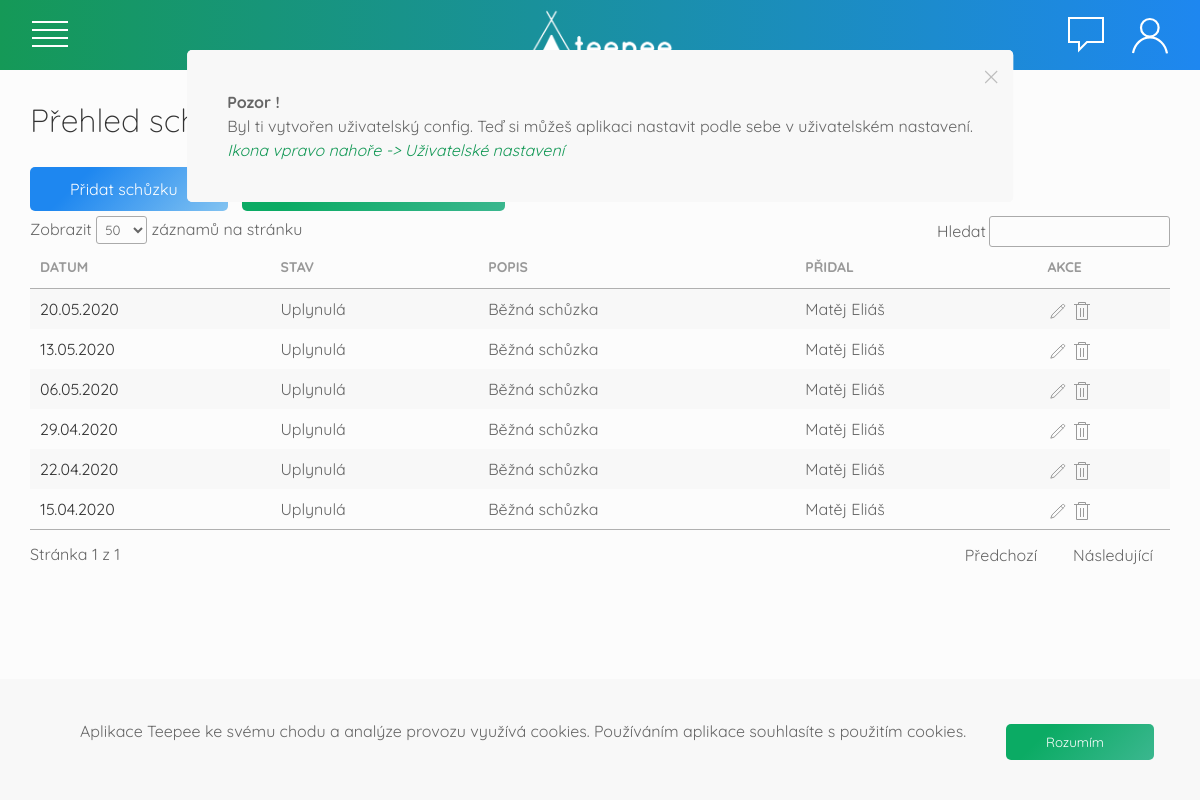
The page /schuzky (signed in) on the database its author committed.
### tables this page shows
CREATE TABLE `schuzka` (
  `id_schuzky` int(11) NOT NULL,
  `datum` datetime NOT NULL,
  `popis` text,
  `pridal` int(11) DEFAULT NULL
);

CREATE TABLE `vedouci` (
  `id_vedouciho` int(11) NOT NULL,
  `jmeno` varchar(150) NOT NULL,
  `prezdivka` varchar(45) DEFAULT NULL,
  `prijmeni` varchar(150) NOT NULL,
  `datum_narozeni` date NOT NULL,
  `email` varchar(150) NOT NULL,
  `tel` varchar(17) NOT NULL,
  `login` varchar(50) NOT NULL,
  `heslo` text NOT NULL,
  `posledni_prihlaseni` datetime NOT NULL,
  `uroven` int(1) NOT NULL,
  `id_kmenu` int(11) DEFAULT NULL
);

### index.php (called while the page is built, shortened)
<?php
  try{
  $router = new RouterKontroler();
  $router->zpracuj(array($_SERVER["REQUEST_URI"]));
  $router->vypisPohled();
  }
  catch(Exception $e){
    $exception = "
    <h3><b>Ooops!</b> Něco se pokazilo</h3>
    Kód výjimky:<br>".
    $e->getMessage();
    $router->pridejZpravu($exception,"error");
    DB::syslog($exception,"exception",(isset($_SESSION["uzivatel"]->id_vedouciho)) ? $_SESSION["uzivatel"]->id_vedouciho : 0);
    die("<script>window.location.href = '/nastenka';</script>");
  }
 ?>

### model/DB.php (called while the page is built, shortened)
<?php
class DB {
  private static $spojeni;
  private static $nastaveni = array(
		PDO::ATTR_ERRMODE => PDO::ERRMODE_EXCEPTION,
    PDO::ATTR_EMULATE_PREPARES => false,
    PDO::ATTR_DEFAULT_FETCH_MODE => PDO::FETCH_ASSOC
	);
    public static function pripoj($server, $uzivatel, $heslo, $databaze)
    {
	  if (!isset(self::$spojeni))
      {
        $dsn = "mysql:host=$server;dbname=$databaze;charset=utf8";
			 self::$spojeni = new PDO(
				$dsn,
				$uzivatel,
				$heslo,
				self::$nastaveni
       );
	  }
	}
  public static function getVedouci($id){
    $sql = "SELECT * FROM vedouci WHERE id_vedouciho = ?";
    $vedouci = self::$spojeni->prepare($sql);
    $vedouci->execute(array($id));
    return (object) $vedouci->fetch();
  }
  public static function vsechnySchuzky(){
    $sql = "SELECT * FROM schuzka ORDER BY datum DESC";
    $navrat = self::$spojeni->prepare($sql);
    $navrat->execute();
    return $navrat->fetchAll();
  }
}

### kontroler/SchuzkyKontroler.php (called while the page is built, shortened)
<?php
class SchuzkyKontroler extends Kontroler{
  public function zpracuj($parametry){
    if(isset($parametry[0])){
      $parametr = $parametry[0];
    }
    else{
      $parametr = null;
    }
    switch ($parametr) {
      default:
        $this->prehled();
        break;
    }
  }
  private function prehled(){
    $vsechnySchuzky = DB::vsechnySchuzky();
  }
}
 ?>

### kontroler/RouterKontroler.php (called while the page is built, shortened)
<?php
class RouterKontroler extends Kontroler{
  protected $kontroler;
  public function zpracuj($parametry){
    $castiCesty = $this->parseURL($parametry[0]);
    $castNazKont = $this->camelCase(array_shift($castiCesty));
    $tridaKontroleru = $castNazKont . "Kontroler";
    if(file_exists("kontroler/$tridaKontroleru.php"))
      $this->kontroler = new $tridaKontroleru();
    else{
      $this->pridejZpravu("<b>404</b> <br> To, co hledáš, tady není","danger");
      $this->presmeruj("nastenka");
    }
    $this->kontroler->zpracuj($castiCesty);
    $this->kontroler->colorGenerator = new ColorGenerator();
    $this->kontroler->mailManager = new MailManager();
  }
  private function camelCase($text) {
      $text = str_replace("-", " ", $text);
      $text = ucwords($text);
      $text = str_replace(" ", "", $text);
      return $text;
  }
  private function parseURL($url) {
      $parsedURL = parse_url($url);
      $path = $parsedURL["path"];
      $path = ltrim($path,"/");
      $path = trim($path);
      $cutPath = explode("/", $path);
      return $cutPath;
  }
}

### view/schuzky.phtml (the view, shortened to what this page needs)
<div class="uk-width-1-1 uk-padding-small uk-paddin-remove-top uk-padding-remove-bottom">
  <h2>Přehled schůzek</h2>
  <a href="#pridat-schuzku" class="btn-orange" uk-toggle>Přidat schůzku</a>
  <a href="/schuzky/quick" uk-tooltip="Jedním kliknutím přidá běžnou schůzku s datem nejbližší středy" class="btn-green" uk-toggle>Rychlé přidání
  </a>
</div>
<div class="uk-width-1-1 uk-padding-small uk-padding-remove-top uk-margin-remove">
  <div class=" uk-overflow-auto">
    <table class="data-tables uk-table uk-table-striped">
      <thead>
        <tr>
          <th>Datum</th>
          <th>Stav</th>
          <th>Popis</th>
          <th>Přidal</th>
          <th>Akce</th>
        </tr>
      </thead>
      <tbody>
        <?php
        if ($vsechnySchuzky[0] != "Žádné schuzky k vypsání") {
          foreach ($vsechnySchuzky as $schuzka) {
        ?>
            <tr>
              <td>
                <a href="/dochazka/<?= $_SESSION["uzivatel"]->kmen->id_kmenu ?>/<?= $schuzka["id_schuzky"] ?>">
                  <?= date_format(date_create($schuzka["datum"]), "d.m.Y") ?>
                </a>
              </td>
              <td>
                <?php
                if (date_format(date_create($schuzka["datum"]), "Y-m-d") > date_format(date_create(), "Y-m-d")) {
                  echo "Nadcházející";
                } elseif (date_format(date_create($schuzka["datum"]), "Y-m-d") == date_format(date_create(), "Y-m-d")) {
                  echo "<b>Dnešní</b>";
                } else {
                  echo "Uplynulá";
                }
                ?>
              </td>
              <td>
                <?= $schuzka["popis"] ?>
              </td>
              <td>
                <?php
                $vedouci = DB::getVedouci($schuzka["pridal"]);
                echo $vedouci->jmeno . " " . $vedouci->prijmeni;
                ?>
              </td>
              <?php if ($vedouci->id_vedouciho == $_SESSION["uzivatel"]->id_vedouciho || $_SESSION["uzivatel"]->uroven >= SUPERUSER) { ?>
                <td>
                  <a class='uk-link-muted' href='/schuzky/upravit/<?= $schuzka["id_schuzky"] ?>'><span uk-icon="pencil"></span></a>
                  <a class='uk-link-muted' href='/schuzky/smazat/<?= $schuzka["id_schuzky"] ?>' onclick="return confirm('Opravdu chceš smazat tento záznam ?')"><span uk-icon="trash"></span></a>
                </td>
              <?php } else {
              ?>
                <td>
                  <a class='uk-link-muted' href='/schuzky/upravit/<?= $schuzka["id_schuzky"] ?>'><span uk-icon="pencil"></span></a>
                </td>
              <?php } ?>
            </tr>
        <?php
          }
        }
        ?>
      </tbody>
    </table>
  </div>
</div>

### view/css/main.css (style rules this page uses)
:root { --orange:#FFE53B; --blue:#21D4FD; --light-grey: #fcfcfc; --border-size: 1px; --border-color: #f2f2f2; --green:#159957; }
body,html { height: 100%; width:100%; margin:0; padding: 0; font-family: 'Quicksand', sans-serif; background-color: var(--light-grey); }
* { font-family: 'Quicksand', sans-serif; }
h1,h2,h3,h4,.uk-heading-small,.uk-heading-medium { font-family: 'Quicksand', sans-serif; font-weight: lighter; }
a { color:#333; }
.btn-green { background-color: #3bb78f; background-image: linear-gradient(315deg, #3bb78f 0%, #0bab64 74%); padding: 10px 50px 10px 40px; display: inline-block; color:#fff; text-decoration: none; border-radius: 5px; margin: 5px 10px 5px 0px; }
.btn-orange { background-color: #1e87f0; background-image: linear-gradient(315deg,#83c3f1 0%, #1e87f0 74% ); padding: 10px 50px 10px 40px; display: inline-block; color:#fff; text-decoration: none; border-radius: 5px; margin: 5px 10px 5px 0px; }
.btn-orange,.btn-green,.btn-blue { border: none; cursor: pointer; }
em { color:var(--green); }

### rows shown on the page
schuzka: datum "20.05.2020", shows "Uplynulá", popis "Běžná schůzka", pridal.jmeno "Matěj", pridal.prijmeni "Eliáš"
schuzka: datum "13.05.2020", shows "Uplynulá", popis "Běžná schůzka", pridal.jmeno "Matěj", pridal.prijmeni "Eliáš"
schuzka: datum "06.05.2020", shows "Uplynulá", popis "Běžná schůzka", pridal.jmeno "Matěj", pridal.prijmeni "Eliáš"
schuzka: datum "29.04.2020", shows "Uplynulá", popis "Běžná schůzka", pridal.jmeno "Matěj", pridal.prijmeni "Eliáš"
schuzka: datum "22.04.2020", shows "Uplynulá", popis "Běžná schůzka", pridal.jmeno "Matěj", pridal.prijmeni "Eliáš"
schuzka: datum "15.04.2020", shows "Uplynulá", popis "Běžná schůzka", pridal.jmeno "Matěj", pridal.prijmeni "Eliáš"

### other values the page prints
$zprava["zprava"] "Pozor ! Byl ti vytvořen uživatelský config. Teď si můžeš aplikaci nastavit podle sebe v uživatelském nastavení. Ikona vpravo nahoře -> Uživatelské nastavení"
